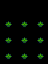

Rendered tile map (Tiled .tmx) drawn with the repository's tilesets; below, a short description and the full map source, tile grids included:
An orthogonal 3x4 tile map with 16x16 px tiles, 2 tile layers (Buildings, Front2).

<map version="1.10" tiledversion="1.11.2" orientation="orthogonal" renderorder="right-down" width="3" height="4" tilewidth="16" tileheight="16" infinite="0" nextlayerid="6" nextobjectid="1">
 <properties>
  <property name="Draw" value="Front" />
 </properties>
 <tileset firstgid="1" name="spring_GardenCrops" tilewidth="16" tileheight="16" tilecount="128" columns="16">
  <image source="spring_GardenCrops.png" width="256" height="128" />
 </tileset>
 <layer id="2" name="Buildings" width="3" height="4">
  <data encoding="csv">
0,0,0,
91,91,91,
91,91,91,
91,91,91
</data>
 </layer>
 <layer id="4" name="Front2" width="3" height="4">
  <data encoding="csv">
75,75,75,
75,75,75,
75,75,75,
0,0,0
</data>
 </layer>
 <objectgroup id="3" name="Buildings" />
 <objectgroup id="5" name="Front" />
</map>
